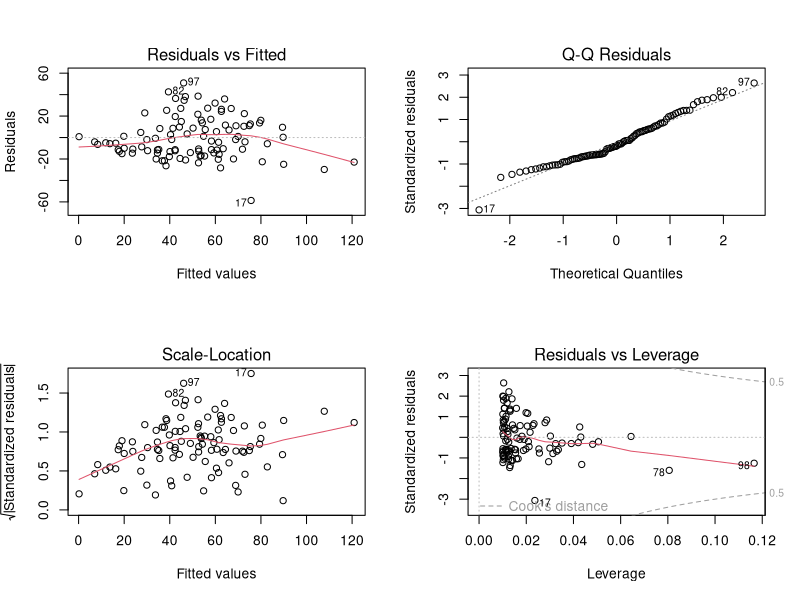

Reproduce this figure in R.
 #values of the boundary for standard normal error
  #value at every 50 
gt <- 
  c(6.910027, 12.789597, 11.830308, 20.443579, 19.606696, 19.254269, 15.318772, 16.628448, 23.722291, 21.143460, 18.467768, 34.322770,
  23.854911, 31.215853, 33.146495, 33.824429, 61.166736, 28.523021, 26.664973, 31.620048, 21.017046, 35.375881, 31.623297, 32.039537,
  38.755852, 40.493652, 35.584421, 28.283106, 44.575078, 37.199533, 37.191616, 26.360867, 30.989740, 51.525224, 42.011978, 45.106035,
  45.383039, 46.495657, 36.122566, 44.650572, 50.810102, 44.603183, 35.756956, 32.374877, 49.422424, 51.072513, 48.646801, 55.607894,
  50.372924, 36.521176, 40.994458, 27.635325, 52.359090, 38.547789, 48.661544, 46.187493, 50.906621, 64.693654, 42.858263, 39.154176,
  58.441627, 37.246355, 46.699914, 34.533387, 71.430516, 50.237250, 56.287455, 45.791206, 59.235155, 45.451318, 57.066409, 38.978927,
  54.199570, 44.366638, 48.448485, 53.061183, 66.284878, 84.240535, 37.345576, 56.392289, 40.039660, 35.098673, 58.891958, 47.476175,
  40.436757, 60.602588, 51.791502, 60.921769, 51.808911, 71.263243, 44.440734, 49.800538, 63.836693, 54.884371, 59.032606, 64.226998,
  39.887176, 93.661129, 71.068429, 52.801233)


par(mfrow = c(2,2))
f <- lm((1:100) ~ gt)
plot(f)